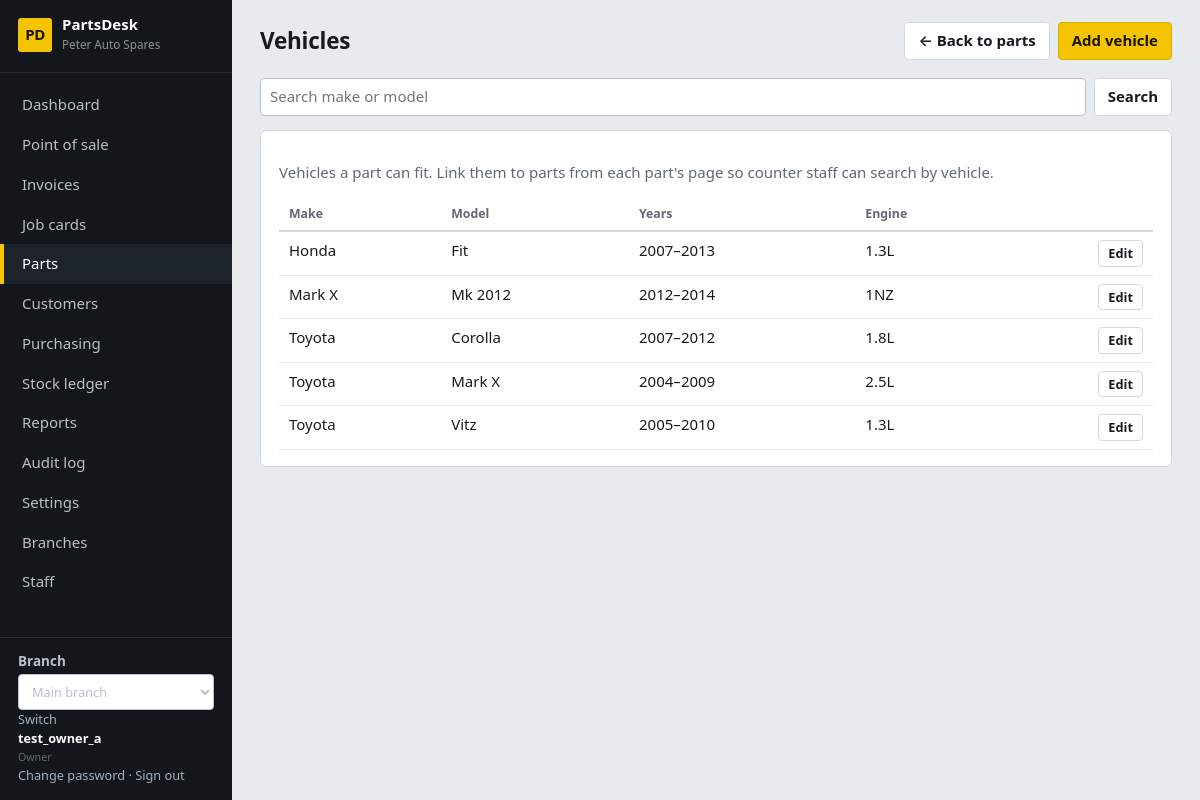
The app's page /catalog/vehicles/ (signed in) with its own data.
### core/models.py (models this page shows, shortened)
class ShopSettings(TrackedModel):
    tenant = models.OneToOneField(Tenant, on_delete=models.CASCADE, related_name="settings")
    shop_name = models.CharField(max_length=120, default="My Spare Parts Shop")
    address = models.TextField(blank=True)
    phone = models.CharField(max_length=60, blank=True)
    email = models.EmailField(blank=True)
    tax_id = models.CharField("Tax / TPIN number", max_length=60, blank=True)
    currency_symbol = models.CharField(max_length=8, default="$")
    tax_name = models.CharField(max_length=20, default="VAT")
    tax_rate = models.DecimalField("Tax rate %", max_digits=5, decimal_places=2, default=Decimal("0"))
    prices_include_tax = models.BooleanField(default=True, help_text="Untick if prices are entered before tax.")
    counter_max_discount = models.DecimalField(
        "Max discount % for counter staff", max_digits=5, decimal_places=2, default=Decimal("10"),
        help_text="Managers and the owner can exceed this.")
    default_labour_rate = models.DecimalField("Default labour rate per hour", max_digits=10, decimal_places=2, default=Decimal("0"))
    invoice_footer = models.CharField(max_length=200, blank=True, default="Thank you for your business.")
    class Meta:
        verbose_name_plural = "shop settings"
    @classmethod
    def get(cls, tenant):
        obj, _ = cls.objects.get_or_create(tenant=tenant)
        return obj

class User(AbstractUser):
    class Role(models.TextChoices):
        OWNER = "owner", "Owner"
        MANAGER = "manager", "Manager"
        COUNTER = "counter", "Counter sales"
        MECHANIC = "mechanic", "Mechanic"
        STOREKEEPER = "storekeeper", "Storekeeper"
    role = models.CharField(max_length=20, choices=Role.choices, default=Role.COUNTER)
    tenant = models.ForeignKey(Tenant, null=True, blank=True, on_delete=models.PROTECT, related_name="users")
    branches = models.ManyToManyField(Branch, blank=True, related_name="staff")
    @property
    def display_name(self):
        return self.get_full_name() or self.username

### catalog/models.py (models this page shows, shortened)
class Vehicle(TrackedModel):
    tenant = models.ForeignKey(Tenant, on_delete=models.PROTECT)
    make = models.CharField(max_length=60)
    model = models.CharField(max_length=60)
    year_from = models.PositiveSmallIntegerField()
    year_to = models.PositiveSmallIntegerField()
    engine = models.CharField(max_length=60, blank=True)
    class Meta:
        ordering = ["make", "model", "year_from"]
        constraints = [models.UniqueConstraint(fields=["tenant", "make", "model", "year_from", "year_to", "engine"], name="vehicle_tenant_identity")]

### catalog/views.py (the view)
# urls.py: path("vehicles/", views.VehicleList.as_view(), name="vehicle_list"),
class VehicleList(RoleRequiredMixin, ListView):
    template_name = "catalog/vehicle_list.html"
    paginate_by = 40
    context_object_name = "vehicles"
    def get_queryset(self):
        qs = Vehicle.objects.filter(tenant=self.request.tenant)
        for token in self.request.GET.get("q", "").split():
            qs = qs.filter(make__icontains=token) | qs.filter(model__icontains=token)
        return qs
    def get_context_data(self, **kw):
        ctx = super().get_context_data(**kw)
        ctx.update(page_title="Vehicles", can_edit=self.request.user.role in STOCK)
        return ctx

### core/audit.py (called while the page is built)
@contextmanager
def audit_context(**values):
    token = _current.set(dict(_current.get(), **values))
    try:
        yield
    finally:
        _current.reset(token)

def metadata(request):
    try:
        address = str(ip_address(request.META.get('REMOTE_ADDR', '')))
    except ValueError:
        address = None
    match = request.resolver_match
    return dict(request_id=request.audit_request_id, ip_address=address,
                route=(match.view_name if match else 'unmatched')[:100], method=request.method[:10])

### core/context.py (called while the page is built)
def shop(request):
    if not request.user.is_authenticated:
        return {}
    if request.branch is None:
        return {"shop": None, "nav": [], "branches": [], "active_branch": None}
    items = []
    for label, name, roles in NAV:
        if roles is None or request.user.role in roles:
            url = reverse(name)
            active = request.path == url if url == "/" else request.path.startswith(url)
            items.append({"label": label, "url": url, "active": active})
    return {"shop": ShopSettings.get(request.tenant), "nav": items,
            "branches": allowed_branches(request.user), "active_branch": request.branch}

### core/models.py (called while the page is built)
    def save(self, *args, **kwargs):
        if not self._state.adding:
            raise ValueError("Audit records cannot be edited.")
        return super().save(*args, **kwargs)

### core/navigation.py (called while the page is built)
def page_back_link(request):
    if request is None or not request.user.is_authenticated:
        return None
    match = request.resolver_match
    name = match.url_name if match else None
    if name == 'dashboard':
        return None
    kwargs = {}
    if name == 'vehicle_create':
        if 'pk' in match.kwargs:
            target, label = 'customer_detail', 'Back to customer'
            kwargs = {'pk': match.kwargs['pk']}
        else:
            target, label = 'vehicle_list', 'Back to vehicles'
    elif name in RECORD_PARENTS:
        target, label = RECORD_PARENTS[name]
        kwargs = {'pk': match.kwargs['pk']}
    else:
        target, label = PARENTS.get(name, ('dashboard', 'Back to dashboard'))
    return {'url': reverse(target, kwargs=kwargs), 'label': label}

### core/permissions.py (called while the page is built)
    def test_func(self):
        user = self.request.user
        return user.is_authenticated and self.request.branch is not None and (
            self.allowed_roles is None or user.role in self.allowed_roles
        )

### templates/catalog/vehicle_list.html
{% extends "base.html" %}
{% block actions %}{% if can_edit %}<a class="btn primary" href="{% url 'vehicle_create' %}">Add vehicle</a>{% endif %}{% endblock %}
{% block content %}<form class="filters" method="get"><input type="search" name="q" value="{{ request.GET.q }}" placeholder="Search make or model"><button class="btn">Search</button></form>
<section class="card"><p class="muted">Vehicles a part can fit. Link them to parts from each part's page so counter staff can search by vehicle.</p><div class="tablewrap"><table><thead><tr><th>Make</th><th>Model</th><th>Years</th><th>Engine</th><th></th></tr></thead><tbody>
{% for v in vehicles %}<tr><td>{{ v.make }}</td><td>{{ v.model }}</td><td>{% if v.year_from == v.year_to %}{{ v.year_from }}{% else %}{{ v.year_from }}–{{ v.year_to }}{% endif %}</td><td>{{ v.engine }}</td><td class="num">{% if can_edit %}<a class="btn sm" href="{% url 'vehicle_edit' v.pk %}">Edit</a>{% endif %}</td></tr>
{% empty %}<tr><td colspan="5" class="empty">No vehicles yet.</td></tr>{% endfor %}</tbody></table></div>{% include "partials/pagination.html" %}</section>{% endblock %}

### templates/base.html (shortened to what this page needs)
{% load static ui %}<!doctype html>
<html lang="en">
<head>
<link rel="stylesheet" href="{% static 'css/app.css' %}">
</head>
<body data-print-log-url="{% url 'log_print_request' %}" {% if auto_print %}data-autoprint="1"{% endif %}>
<div class="app">
  <aside class="side no-print">
    <div class="brand"><span class="brand-mark">PD</span><div><strong>PartsDesk</strong><small>{{ shop.shop_name }}</small></div></div>
    <nav>{% for item in nav %}<a href="{{ item.url }}" class="{% if item.active %}on{% endif %}">{{ item.label }}</a>{% endfor %}</nav>
    <div class="who">
      {% if branches %}<form method="post" action="{% url 'switch_branch' %}">{% csrf_token %}
      <label for="branch-select">Branch</label><select id="branch-select" name="branch_id" onchange="this.form.submit()">
      {% for b in branches %}<option value="{{ b.pk }}" {% if b.pk == active_branch.pk %}selected{% endif %}>{{ b.name }}</option>{% endfor %}
      </select><button type="submit">Switch</button></form>{% endif %}
      <strong>{{ user.display_name }}</strong><small>{{ user.get_role_display }}</small><br>
      <a href="{% url 'password_change' %}">Change password</a> ·
      <form method="post" action="{% url 'logout' %}">{% csrf_token %}<button type="submit">Sign out</button></form>
    </div>
  </aside>
  <main class="main">
    <header class="top"><h1>{% block page_heading %}{{ page_title }}{% endblock %}</h1><div class="actions">{% page_back_link as back %}{% if back %}<a class="btn no-print" href="{{ back.url }}" aria-label="{{ back.label }}">&larr; {{ back.label }}</a>{% endif %}{% block actions %}{% endblock %}</div></header>
    {% block content %}{% endblock %}
  </main>
</div>
</body>
</html>

### static/css/app.css (style rules this page uses)
:root { --bg:#e8ebee; --panel:#fff; --ink:#171b20; --muted:#5f6873; --line:#d3d8de; --line-soft:#e6e9ed; --side:#13171b; --side-ink:#b8c0c9; --hi:#f5c400; --hi-ink:#1a1400; --ok:#1f7a3a; --warn:#a15c00; --bad:#b42323; --info:#1a5fb4; --mono:ui-monospace,SFMono-Regular,Menlo,Consolas,"Liberation Mono",monospace; }
* { box-sizing:border-box }
html { font-size:15px }
body { margin:0;background:var(--bg);color:var(--ink);font-family:"Segoe UI",system-ui,-apple-system,Roboto,"Helvetica Neue",Arial,sans-serif;line-height:1.45 }
a { color:var(--info);text-decoration:none }
h1,h2,h3 { margin:0;line-height:1.2 }
small,.muted { color:var(--muted) }
.num { text-align:right;font-variant-numeric:tabular-nums }
.app { display:grid;grid-template-columns:232px 1fr;min-height:100vh }
.side { background:var(--side);color:var(--side-ink);display:flex;flex-direction:column;padding:16px 0;position:sticky;top:0;height:100vh }
.brand { display:flex;gap:10px;align-items:center;padding:0 18px 18px;border-bottom:1px solid #262c33 }
.brand-mark { background:var(--hi);color:var(--hi-ink);font-weight:800;border-radius:3px;width:34px;height:34px;display:grid;place-items:center;letter-spacing:-.5px }
.brand strong { color:#fff;display:block;line-height:1.1 }
.brand small { color:#8a94a0;font-size:.78rem }
.side nav { display:flex;flex-direction:column;padding:12px 0;flex:1;overflow:auto }
.side nav a { color:var(--side-ink);padding:9px 18px;border-left:4px solid transparent;font-weight:500 }
.side nav a.on { border-left-color:var(--hi);background:#1d232a;color:#fff }
.who { padding:14px 18px 0;border-top:1px solid #262c33;font-size:.85rem }
.who strong { color:#fff;display:block }
.who a,.who button { color:#9fb0c2;background:none;border:0;padding:0;font:inherit;cursor:pointer }
.who form { display:inline }
.main { padding:22px 28px 40px;min-width:0 }
.top { display:flex;justify-content:space-between;align-items:center;gap:16px;margin-bottom:18px;flex-wrap:wrap }
.top h1 { font-size:1.5rem;letter-spacing:-.01em }
.actions { display:flex;gap:8px;flex-wrap:wrap }
.card { background:var(--panel);border:1px solid var(--line);border-radius:6px;padding:16px 18px;margin-bottom:16px }
.btn,button.btn { display:inline-flex;align-items:center;gap:6px;padding:7px 13px;border:1px solid var(--line);border-radius:4px;background:#fff;color:var(--ink);font:inherit;font-weight:600;cursor:pointer;text-decoration:none }
.btn.primary { background:var(--hi);border-color:#d9ac00;color:var(--hi-ink) }
.btn.sm { padding:3px 9px;font-size:.85rem }
input,select,textarea { font:inherit;color:inherit;padding:7px 9px;border:1px solid #b9c1ca;border-radius:4px;background:#fff;width:100%;min-width:0 }
label { font-weight:600;font-size:.9rem;display:block;margin-bottom:3px }
.filters { display:flex;gap:8px;flex-wrap:wrap;margin-bottom:14px }
.filters>* { width:auto;flex:0 1 auto }
.filters input[type=search] { flex:1 1 260px }
table { width:100%;border-collapse:collapse }
th { text-align:left;font-size:.82rem;color:var(--muted);font-weight:600;padding:7px 10px;border-bottom:2px solid var(--line);white-space:nowrap }
td { padding:8px 10px;border-bottom:1px solid var(--line-soft);vertical-align:top }
th.num,td.num { text-align:right }
.tablewrap { overflow-x:auto }

### records on screen
ShopSettings: shop_name "Peter Auto Spares"
User: display_name "test_owner_a", role "Owner"
Vehicle: make "Honda", model "Fit", year_from "2007", year_to "2013", engine "1.3L"
Vehicle: make "Mark X", model "Mk 2012", year_from "2012", year_to "2014", engine "1NZ"
Vehicle: make "Toyota", model "Corolla", year_from "2007", year_to "2012", engine "1.8L"
Vehicle: make "Toyota", model "Mark X", year_from "2004", year_to "2009", engine "2.5L"
Vehicle: make "Toyota", model "Vitz", year_from "2005", year_to "2010", engine "1.3L"

### other values on screen
{{ item.label }} "Dashboard" "Point of sale" "Invoices" "Job cards" "Parts" "Customers" "Purchasing" "Stock ledger" "Reports" "Audit log" "Settings" "Branches" "Staff"
{{ page_title }} "Vehicles"
{{ back.label }} "Back to parts"
form field branch_id "Main branch"
